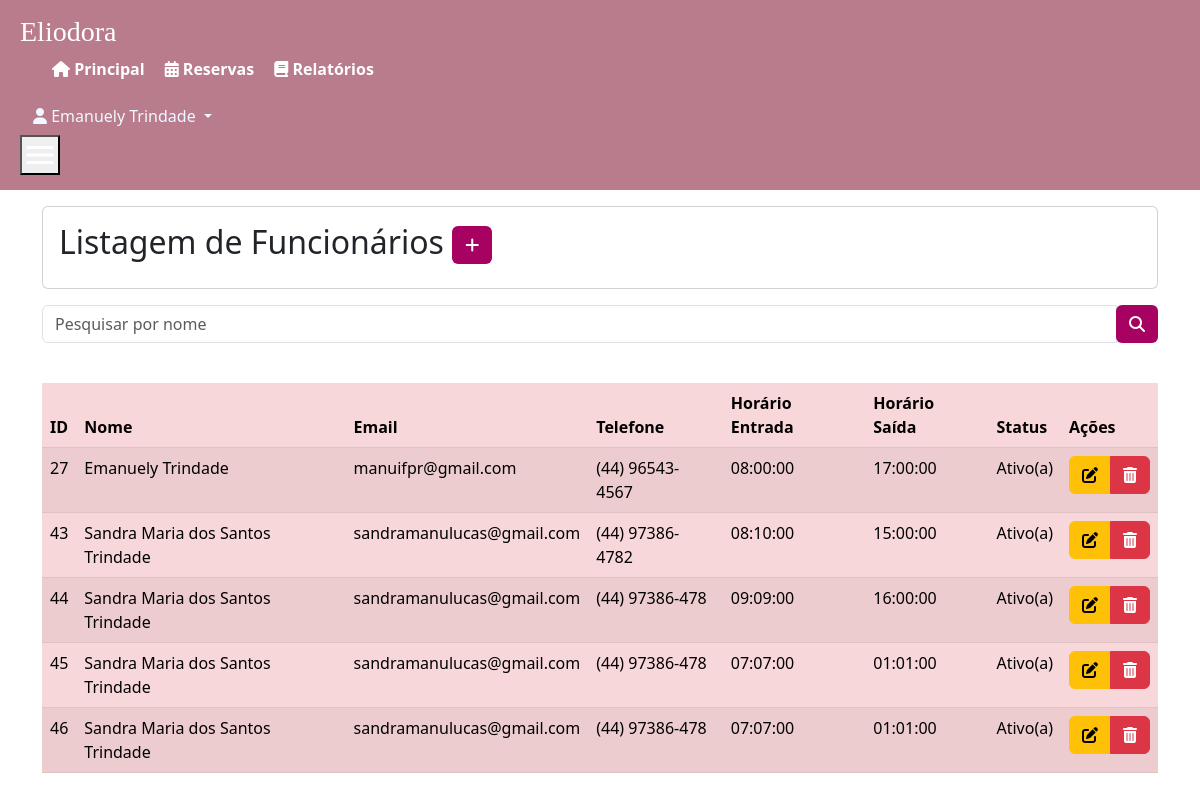
/listarFuncionario.php (signed in), run on the app's committed database.
### tables this page shows
CREATE TABLE `funcionario` (
  `id` int(11) NOT NULL,
  `status` int(1) NOT NULL DEFAULT 1,
  `nome` varchar(100) NOT NULL,
  `cpf` varchar(15) NOT NULL,
  `dataNascimento` date NOT NULL,
  `genero` varchar(1) NOT NULL,
  `estado` varchar(100) NOT NULL,
  `cidade` varchar(100) NOT NULL,
  `bairro` varchar(100) NOT NULL,
  `endereco` varchar(100) NOT NULL,
  `numeroEndereco` int(11) NOT NULL,
  `cep` varchar(15) NOT NULL,
  `email` varchar(45) NOT NULL,
  `telefone` varchar(45) NOT NULL,
  `senha` varchar(100) NOT NULL,
  `confirma` varchar(100) NOT NULL,
  `dataAdmissao` date NOT NULL,
  `salario` double(11,2) NOT NULL,
  `cargo` int(1) NOT NULL,
  `horarioEntrada` time NOT NULL,
  `horarioSaida` time NOT NULL
);

### listarFuncionario.php (the view, shortened to what this page needs)
<?php
require_once("conexao.php");
$V_WHERE = " ";
$sql = "SELECT * FROM funcionario
        WHERE 1 = 1 " . $V_WHERE;
$resultado = mysqli_query($conexao, $sql);
?>
<?php require_once("cabecalho.php"); ?>
<div class="container">
<div class="card mt-3 mb-3">
  <div class="card-body">
    <h2 class="card-title">Listagem de Funcionários
      <a href="cadastrarFuncionario.php" class="btn btn-sn" style="background-color: #a70162; color: #fff;"><i class="fa-solid fa-plus"></i>
      </a>
    </h2>
  </div>
</div>
<form method="post">
  <div class="input-group mb-3">
    <input type="text" name="nome" id="nome" class="form-control" placeholder="Pesquisar por nome" aria-label="Recipient's username" aria-describedby="basic-addon2">
    <div class="input-group-append">
      <button name="pesquisar" class="btn" style="background-color: #a70162; color: #fff;" type="submit"><i class="fa-solid fa-magnifying-glass"></i> </button>
    </form>
</div>
<br>
<div class="table-responsive">
<table class="table table-danger table-striped custom-table">
  <thead>
    <tr>
      <th scope="col">ID</th>
      <th scope="col">Nome</th>
      <th scope="col">Email</th>
      <th scope="col">Telefone</th>
      <th scope="col">Horário Entrada</th>
      <th scope="col">Horário Saída</th>
      <th scope="col">Status</th>
      <th scope="col">Ações</th>
    </tr>
  </thead>
  <tbody>
    <?php while ($linha = mysqli_fetch_array($resultado)) { ?>
      <tr>
        <td><?= $linha['id'] ?></th>
        <td><?= $linha['nome'] ?></td>
        <td><?= $linha['email'] ?></td>
        <td><?= $linha['telefone'] ?></td>
        <td><?= $linha['horarioEntrada'] ?></td>
        <td><?= $linha['horarioSaida'] ?></td>
        <td>
        <?php
        if ($linha['status'] == 1) {
          echo 'Ativo(a)';
        } else {
          echo 'Inativo(a)';
        }
        ?>
      </td>
        <td>
          <div class="btn-group">
            <a href="alterarFuncionario.php?id=<?= $linha['id'] ?>" class="btn btn-warning">
              <i class="fa-solid fa-pen-to-square"></i>
            </a>
            <a href="listarFuncionario.php?id=<?= $linha['id'] ?>" class="btn btn-danger" onclick="return confirm('Confirma exclusão')">
              <i class="fa-solid fa-trash-can"></i>
            </a>
          </div>
        </td>
      </tr>
    <?php } ?>
  </tbody>
</table>
</div>
</body>
</html>

### style.css (style rules this page uses)
* { margin: 0; padding: 0; box-sizing: border-box; }

### data on the page
funcionario: id "27", nome "Emanuely Trindade", email "manuifpr@gmail.com", telefone "(44) 96543-4567", horarioEntrada "08:00:00", horarioSaida "17:00:00", status "Ativo(a)"
funcionario: id "43", nome "Sandra Maria dos Santos Trindade", email "sandramanulucas@gmail.com", telefone "(44) 97386-4782", horarioEntrada "08:10:00", horarioSaida "15:00:00", status "Ativo(a)"
funcionario: id "44", nome "Sandra Maria dos Santos Trindade", email "sandramanulucas@gmail.com", telefone "(44) 97386-478", horarioEntrada "09:09:00", horarioSaida "16:00:00", status "Ativo(a)"
funcionario: id "45", nome "Sandra Maria dos Santos Trindade", email "sandramanulucas@gmail.com", telefone "(44) 97386-478", horarioEntrada "07:07:00", horarioSaida "01:01:00", status "Ativo(a)"
funcionario: id "46", nome "Sandra Maria dos Santos Trindade", email "sandramanulucas@gmail.com", telefone "(44) 97386-478", horarioEntrada "07:07:00", horarioSaida "01:01:00", status "Ativo(a)"

### other printed values
$_SESSION['nome'] "Emanuely Trindade"
